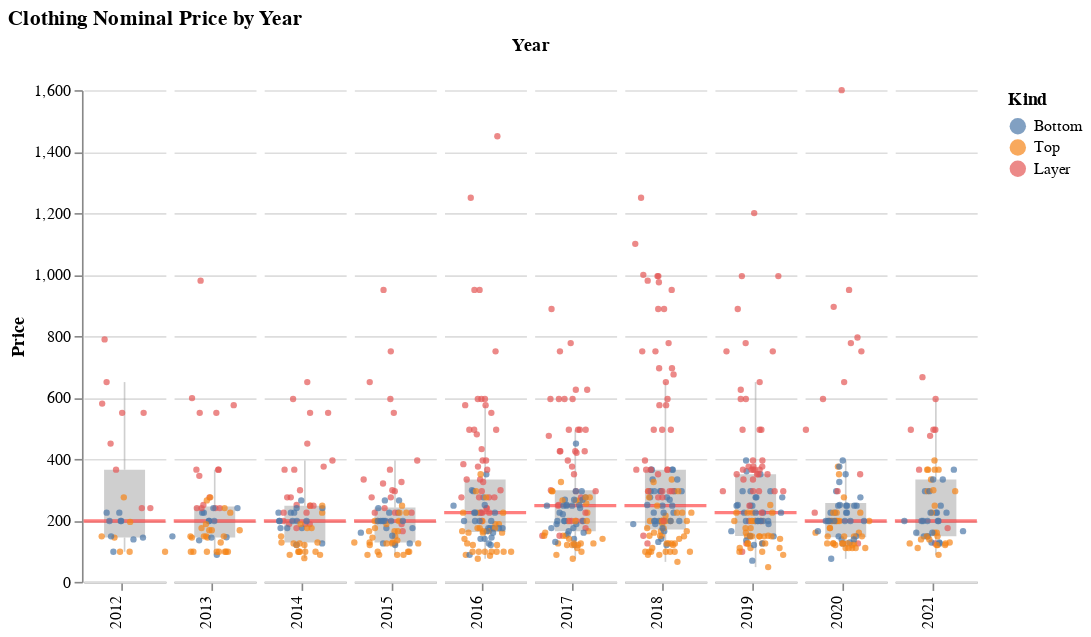

This figure's notebook cell:
### Markdown cell above
## Prices

Are Outlier products getting more expensive? In aggregate, no they are not getting more expensive: the median nominal price is $198, same as it was last year, and lower than it was between 2016&ndash;2019. But the more nuanced answer is: it depends on how you look at it.

The following plots show the price of products, grouped by year. Each dot is the *maximum nominal price* of one product within a calendar year. The category of product is indicated by the color of the dot. The red lines show the *median nominal price* for that year. The gray boxes indicate the 25&ndash;75 percentiles, so half of all drop prices for the year fall in that range. Mousing over a dot will show the name, nominal, and inflation-adjusted prices for the product.

### Code cell
plots.price_plot(clothes_products_df, 'Kind', kind_sort_order).properties(title='Clothing Nominal Price by Year')

### Figure 1 — Vega-Lite specification as saved in the notebook (floating-point values rounded to 4 significant figures; data arrays with more than 128 entries replaced by an {"elided": "..."} marker saying what was removed)
{"$schema": "https://vega.github.io/schema/vega-lite/v4.8.1.json", "config": {"facet": {"spacing": 0}, "view": {"continuousHeight": 300, "continuousWidth": 400, "stroke": null}}, "data": {"name": "data-f20196ae1978a88a6e15944058f72cb3"}, "datasets": {"data-f20196ae1978a88a6e15944058f72cb3": {"elided": "760 records"}}, "facet": {"column": {"field": "Year", "header": {"labelAlign": "right", "labelAngle": -90, "labelOrient": "bottom", "labelPadding": 3, "titleOrient": "top"}, "type": "ordinal"}}, "spec": {"layer": [{"encoding": {"y": {"axis": {}, "field": "Price", "scale": {}, "type": "quantitative"}}, "mark": {"color": "#A0A0A0", "opacity": 0.5, "outliers": false, "size": 25, "type": "boxplot"}, "width": 50}, {"layer": [{"encoding": {"y": {"aggregate": "median", "field": "Price", "type": "quantitative"}}, "mark": {"color": "red", "opacity": 0.5, "size": 2, "type": "rule"}, "width": 50}, {"encoding": {"color": {"field": "Kind", "scale": {"scheme": "tableau10"}, "sort": ["Bottom", "Top", "Layer"], "type": "nominal"}, "tooltip": [{"field": "Product", "type": "nominal"}, {"field": "Price", "type": "quantitative"}, {"field": "Price-2021", "type": "quantitative"}], "x": {"axis": {"grid": false, "labels": false, "ticks": true, "values": [0]}, "field": "jitter", "scale": {}, "title": null, "type": "quantitative"}, "y": {"axis": {}, "field": "Price", "scale": {}, "type": "quantitative"}}, "mark": {"opacity": 0.7, "size": 15, "type": "circle"}, "transform": [{"as": "jitter", "calculate": "sqrt(-2*log(random()))*cos(2*PI*random())"}], "width": 50}]}]}, "title": "Clothing Nominal Price by Year"}
